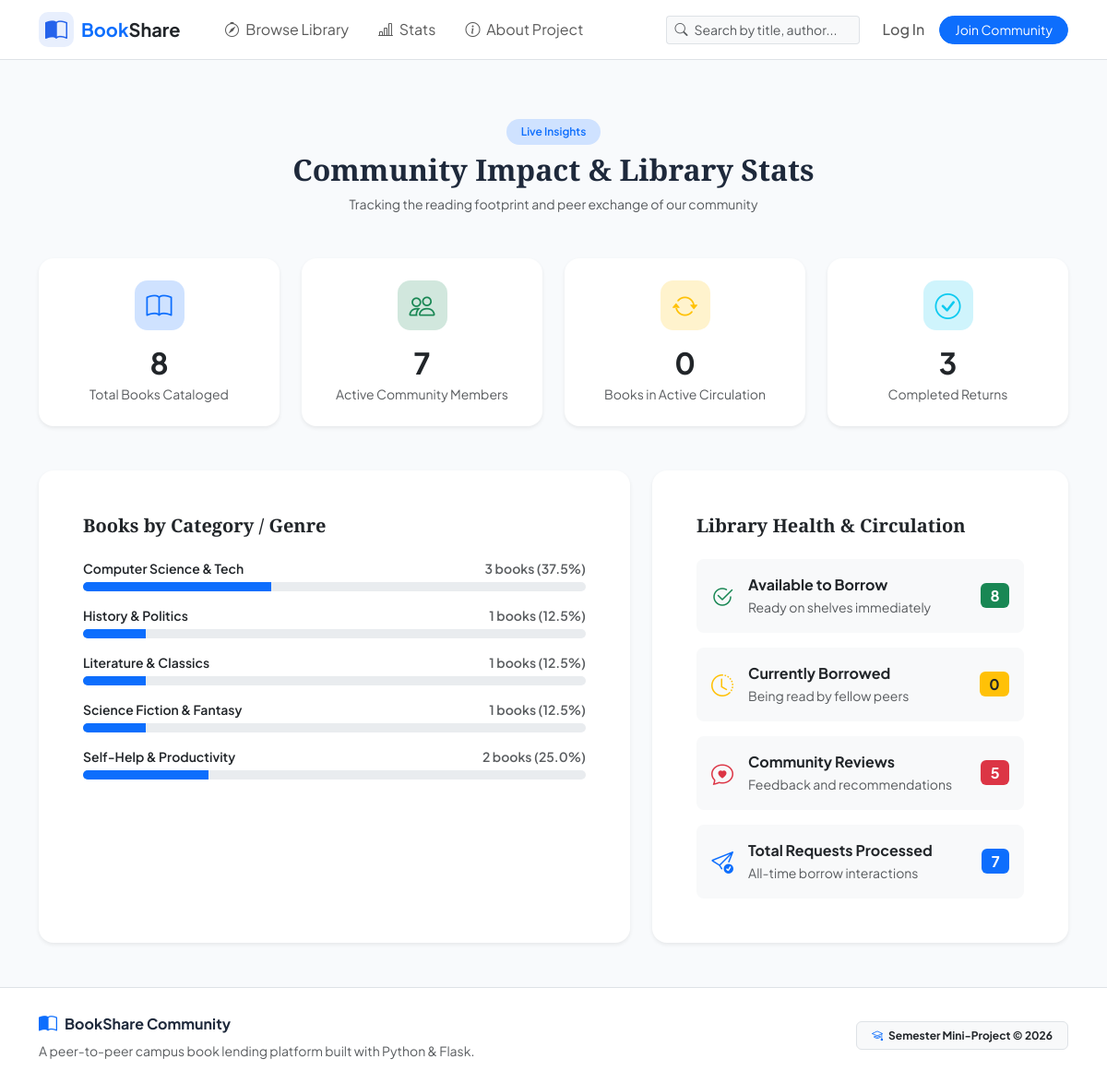
Screenshot of /stats with the database file from the repository.
### models.py (models this page shows, shortened)
class Book(db.Model):
    __tablename__ = 'books'
    id = db.Column(db.Integer, primary_key=True)
    title = db.Column(db.String(150), nullable=False, index=True)
    author = db.Column(db.String(100), nullable=False, index=True)
    genre = db.Column(db.String(50), nullable=False, index=True)
    isbn = db.Column(db.String(30), nullable=True)
    condition = db.Column(db.String(30), default='Good')  # Like New, Good, Fair
    description = db.Column(db.Text, nullable=True)
    cover_url = db.Column(db.String(500), nullable=True)
    is_available = db.Column(db.Boolean, default=True)
    owner_id = db.Column(db.Integer, db.ForeignKey('users.id'), nullable=False)
    created_at = db.Column(db.DateTime, default=datetime.utcnow)
    owner = db.relationship('User', back_populates='books')
    requests = db.relationship('BorrowRequest', back_populates='book', cascade='all, delete-orphan', lazy='dynamic')
    reviews = db.relationship('Review', back_populates='book', cascade='all, delete-orphan', lazy='dynamic', order_by='desc(Review.created_at)')

### routes/main.py (the view)
@main_bp.route('/stats')
def stats():
    total_users = User.query.count()
    total_books = Book.query.count()
    available_books = Book.query.filter_by(is_available=True).count()
    borrowed_books = Book.query.filter_by(is_available=False).count()
    total_requests = BorrowRequest.query.count()
    completed_returns = BorrowRequest.query.filter_by(status='Returned').count()
    active_borrows = BorrowRequest.query.filter_by(status='Approved').count()
    total_reviews = Review.query.count()
    genre_counts = db.session.query(Book.genre, func.count(Book.id)).group_by(Book.genre).all()
    return render_template(
        'stats.html',
        total_users=total_users,
        total_books=total_books,
        available_books=available_books,
        borrowed_books=borrowed_books,
        total_requests=total_requests,
        completed_returns=completed_returns,
        active_borrows=active_borrows,
        total_reviews=total_reviews,
        genre_counts=genre_counts
    )

### templates/stats.html (shortened to what this page needs)
{% extends "base.html" %}
{% block content %}
<div class="container py-4">
    <div class="text-center mb-5">
        <span class="badge bg-primary-subtle text-primary px-3 py-2 rounded-pill fw-semibold mb-2">Live Insights</span>
        <h2 class="fw-bold font-serif">Community Impact & Library Stats</h2>
        <p class="text-muted small">Tracking the reading footprint and peer exchange of our community</p>
    </div>
    <div class="row g-4 mb-5">
        <div class="col-md-3 col-sm-6">
            <div class="card border-0 shadow-sm rounded-4 p-4 text-center bg-white h-100">
                <div class="stat-icon bg-primary-subtle text-primary mx-auto mb-3">
                    <i class="bi bi-book fs-3"></i>
                </div>
                <h2 class="fw-bold mb-1">{{ total_books }}</h2>
                <span class="text-muted small">Total Books Cataloged</span>
            </div>
        </div>
        <div class="col-md-3 col-sm-6">
            <div class="card border-0 shadow-sm rounded-4 p-4 text-center bg-white h-100">
                <div class="stat-icon bg-success-subtle text-success mx-auto mb-3">
                    <i class="bi bi-people fs-3"></i>
                </div>
                <h2 class="fw-bold mb-1">{{ total_users }}</h2>
                <span class="text-muted small">Active Community Members</span>
            </div>
        </div>
        <div class="col-md-3 col-sm-6">
            <div class="card border-0 shadow-sm rounded-4 p-4 text-center bg-white h-100">
                <div class="stat-icon bg-warning-subtle text-warning mx-auto mb-3">
                    <i class="bi bi-arrow-repeat fs-3"></i>
                </div>
                <h2 class="fw-bold mb-1">{{ active_borrows }}</h2>
                <span class="text-muted small">Books in Active Circulation</span>
            </div>
        </div>
        <div class="col-md-3 col-sm-6">
            <div class="card border-0 shadow-sm rounded-4 p-4 text-center bg-white h-100">
                <div class="stat-icon bg-info-subtle text-info mx-auto mb-3">
                    <i class="bi bi-check-circle fs-3"></i>
                </div>
                <h2 class="fw-bold mb-1">{{ completed_returns }}</h2>
                <span class="text-muted small">Completed Returns</span>
            </div>
        </div>
    </div>
    <div class="row g-4">
        <div class="col-lg-7">
            <div class="card border-0 shadow-sm rounded-4 p-4 p-md-5 bg-white h-100">
                <h5 class="fw-bold font-serif mb-4">Books by Category / Genre</h5>
                {% if genre_counts %}
                    {% for genre, count in genre_counts %}
                        {% set pct = (count / total_books * 100)|round(1) if total_books > 0 else 0 %}
                        <div class="mb-3">
                            <div class="d-flex justify-content-between small fw-semibold mb-1">
                                <span>{{ genre }}</span>
                                <span class="text-muted">{{ count }} books ({{ pct }}%)</span>
                            </div>
                            <div class="progress" style="height: 10px;">
                                <div class="progress-bar bg-primary" role="progressbar" style="width: {{ pct }}%;" aria-valuenow="{{ pct }}" aria-valuemin="0" aria-valuemax="100"></div>
                            </div>
                        </div>
                    {% endfor %}
                {% else %}
                    <p class="text-muted">No genre data available yet.</p>
                {% endif %}
            </div>
        </div>
        <div class="col-lg-5">
            <div class="card border-0 shadow-sm rounded-4 p-4 p-md-5 bg-white h-100">
                <h5 class="fw-bold font-serif mb-4">Library Health & Circulation</h5>
                <div class="d-flex align-items-center justify-content-between p-3 bg-light rounded-3 mb-3">
                    <div class="d-flex align-items-center gap-3">
                        <i class="bi bi-check2-circle text-success fs-4"></i>
                        <div>
                            <span class="fw-bold d-block">Available to Borrow</span>
                            <small class="text-muted">Ready on shelves immediately</small>
                        </div>
                    </div>
                    <span class="badge bg-success fs-6">{{ available_books }}</span>
                </div>
                <div class="d-flex align-items-center justify-content-between p-3 bg-light rounded-3 mb-3">
                    <div class="d-flex align-items-center gap-3">
                        <i class="bi bi-clock-history text-warning fs-4"></i>
                        <div>
                            <span class="fw-bold d-block">Currently Borrowed</span>
                            <small class="text-muted">Being read by fellow peers</small>
                        </div>
                    </div>
                    <span class="badge bg-warning text-dark fs-6">{{ borrowed_books }}</span>
                </div>
                <div class="d-flex align-items-center justify-content-between p-3 bg-light rounded-3 mb-3">
                    <div class="d-flex align-items-center gap-3">
                        <i class="bi bi-chat-heart text-danger fs-4"></i>
                        <div>
                            <span class="fw-bold d-block">Community Reviews</span>
                            <small class="text-muted">Feedback and recommendations</small>
                        </div>
                    </div>
                    <span class="badge bg-danger fs-6">{{ total_reviews }}</span>
                </div>
                <div class="d-flex align-items-center justify-content-between p-3 bg-light rounded-3">
                    <div class="d-flex align-items-center gap-3">
                        <i class="bi bi-send-check text-primary fs-4"></i>
                        <div>
                            <span class="fw-bold d-block">Total Requests Processed</span>
                            <small class="text-muted">All-time borrow interactions</small>
                        </div>
                    </div>
                    <span class="badge bg-primary fs-6">{{ total_requests }}</span>
                </div>
            </div>
        </div>
    </div>
</div>
{% endblock %}

### static/css/style.css (style rules this page uses)
:root { --primary-color: #2563eb; --primary-hover: #1d4ed8; --secondary-color: #475569; --bg-surface: #f8fafc; --card-shadow: 0 4px 20px rgba(0, 0, 0, 0.05); --card-shadow-hover: 0 10px 25px rgba(0, 0, 0, 0.1); }
body { font-family: 'Plus Jakarta Sans', -apple-system, BlinkMacSystemFont, 'Segoe UI', Roboto, sans-serif; background-color: var(--bg-surface); color: #1e293b; min-height: 100vh; display: flex; flex-direction: column; }
.font-serif { font-family: 'Playfair Display', Georgia, serif; }
.stat-icon { width: 54px; height: 54px; border-radius: 14px; display: flex; align-items: center; justify-content: center; }

### rows the page displays
Book: genre "History & Politics", is_available "1", pct "12.5"
Book: genre "Literature & Classics", is_available "1", pct "12.5"
Book: genre "Science Fiction & Fantasy", is_available "1", pct "12.5"

### other values shown
{{ total_books }} "8"
{{ total_users }} "7"
{{ active_borrows }} "0"
{{ completed_returns }} "3"
{{ genre }} "Computer Science & Tech" "Self-Help & Productivity"
{{ count }} "3" "2"
{{ pct }} "37.5" "25.0"
{{ available_books }} "8"
{{ borrowed_books }} "0"
{{ total_reviews }} "5"
{{ total_requests }} "7"
